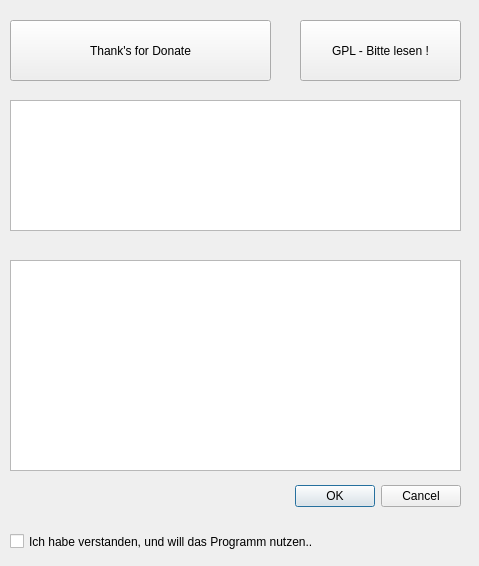
<?xml version="1.0" encoding="UTF-8"?>
<ui version="4.0">
 <class>LizenzDialog</class>
 <widget class="QDialog" name="LizenzDialog">
  <property name="windowModality">
   <enum>Qt::ApplicationModal</enum>
  </property>
  <property name="geometry">
   <rect>
    <x>0</x>
    <y>0</y>
    <width>479</width>
    <height>566</height>
   </rect>
  </property>
  <property name="windowTitle">
   <string>Willkommen</string>
  </property>
  <widget class="QDialogButtonBox" name="buttonBox">
   <property name="geometry">
    <rect>
     <x>250</x>
     <y>480</y>
     <width>211</width>
     <height>32</height>
    </rect>
   </property>
   <property name="orientation">
    <enum>Qt::Horizontal</enum>
   </property>
   <property name="standardButtons">
    <set>QDialogButtonBox::Cancel|QDialogButtonBox::Ok</set>
   </property>
  </widget>
  <widget class="QPushButton" name="pushButton">
   <property name="geometry">
    <rect>
     <x>10</x>
     <y>20</y>
     <width>261</width>
     <height>61</height>
    </rect>
   </property>
   <property name="autoFillBackground">
    <bool>true</bool>
   </property>
   <property name="styleSheet">
    <string notr="true"/>
   </property>
   <property name="text">
    <string>Thank's for Donate</string>
   </property>
   <property name="icon">
    <iconset>
     <disabledon>:/data/pics/donate.png</disabledon>
    </iconset>
   </property>
   <property name="iconSize">
    <size>
     <width>120</width>
     <height>120</height>
    </size>
   </property>
   <property name="autoDefault">
    <bool>false</bool>
   </property>
  </widget>
  <widget class="QTextBrowser" name="textBrowser">
   <property name="geometry">
    <rect>
     <x>10</x>
     <y>100</y>
     <width>451</width>
     <height>131</height>
    </rect>
   </property>
   <property name="tabChangesFocus">
    <bool>true</bool>
   </property>
   <property name="html">
    <string>&lt;!DOCTYPE HTML PUBLIC &quot;-//W3C//DTD HTML 4.0//EN&quot; &quot;http://www.w3.org/TR/REC-html40/strict.dtd&quot;&gt;
&lt;html&gt;&lt;head&gt;&lt;meta name=&quot;qrichtext&quot; content=&quot;1&quot; /&gt;&lt;style type=&quot;text/css&quot;&gt;
p, li { white-space: pre-wrap; }
&lt;/style&gt;&lt;/head&gt;&lt;body style=&quot; font-family:'Sans'; font-size:10pt; font-weight:400; font-style:normal;&quot;&gt;
&lt;p style=&quot;-qt-paragraph-type:empty; margin-top:0px; margin-bottom:0px; margin-left:0px; margin-right:0px; -qt-block-indent:0; text-indent:0px;&quot;&gt;&lt;br /&gt;&lt;/p&gt;&lt;/body&gt;&lt;/html&gt;</string>
   </property>
  </widget>
  <widget class="QTextBrowser" name="textBrowser_2">
   <property name="geometry">
    <rect>
     <x>10</x>
     <y>260</y>
     <width>451</width>
     <height>211</height>
    </rect>
   </property>
   <property name="readOnly">
    <bool>false</bool>
   </property>
   <property name="html">
    <string>&lt;!DOCTYPE HTML PUBLIC &quot;-//W3C//DTD HTML 4.0//EN&quot; &quot;http://www.w3.org/TR/REC-html40/strict.dtd&quot;&gt;
&lt;html&gt;&lt;head&gt;&lt;meta name=&quot;qrichtext&quot; content=&quot;1&quot; /&gt;&lt;style type=&quot;text/css&quot;&gt;
p, li { white-space: pre-wrap; }
&lt;/style&gt;&lt;/head&gt;&lt;body style=&quot; font-family:'Sans'; font-size:10pt; font-weight:400; font-style:normal;&quot;&gt;
&lt;p style=&quot;-qt-paragraph-type:empty; margin-top:0px; margin-bottom:0px; margin-left:0px; margin-right:0px; -qt-block-indent:0; text-indent:0px;&quot;&gt;&lt;br /&gt;&lt;/p&gt;&lt;/body&gt;&lt;/html&gt;</string>
   </property>
  </widget>
  <widget class="QPushButton" name="pushButton_2">
   <property name="geometry">
    <rect>
     <x>300</x>
     <y>20</y>
     <width>161</width>
     <height>61</height>
    </rect>
   </property>
   <property name="text">
    <string>GPL - Bitte lesen !</string>
   </property>
  </widget>
  <widget class="QCheckBox" name="checkBox">
   <property name="geometry">
    <rect>
     <x>10</x>
     <y>530</y>
     <width>391</width>
     <height>23</height>
    </rect>
   </property>
   <property name="text">
    <string>Ich habe verstanden, und will das Programm nutzen..</string>
   </property>
  </widget>
 </widget>
 <resources/>
 <connections/>
</ui>
